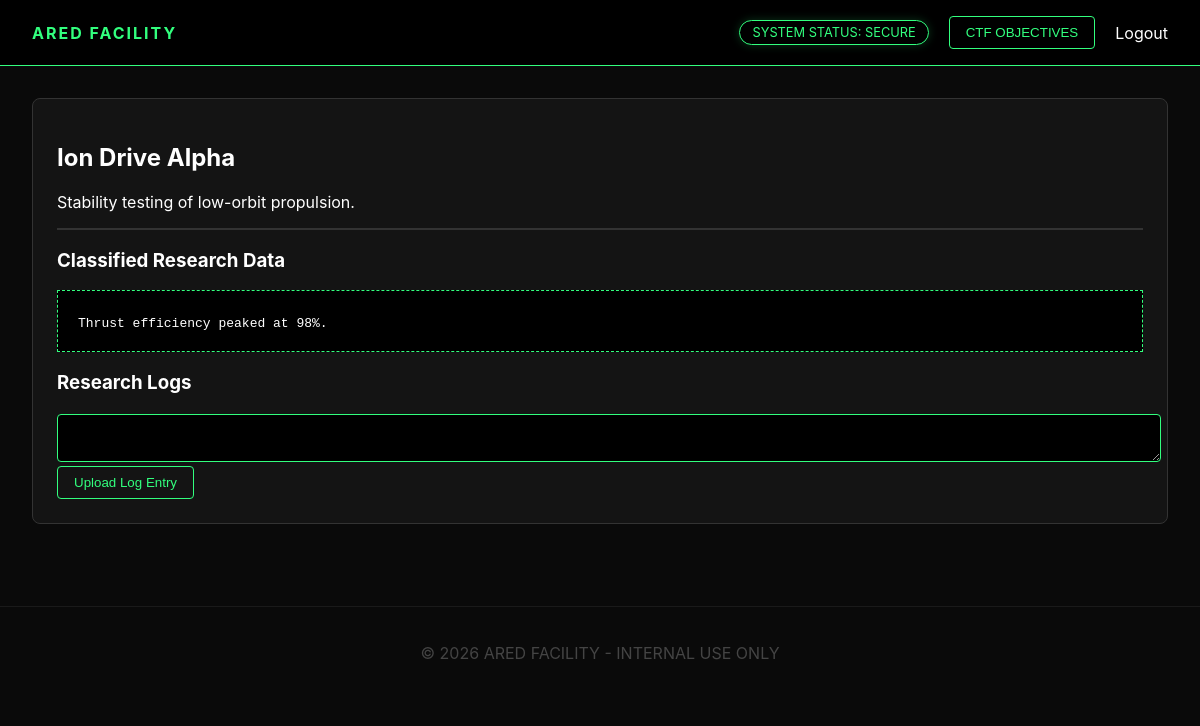
The app's page /view_experiment.php?id=2 (signed in) with its own data.
### tables this page shows
CREATE TABLE experiments (
    id INT AUTO_INCREMENT PRIMARY KEY,
    name VARCHAR(100) NOT NULL,
    description TEXT,
    risk_level ENUM('Normal', 'Sensitive', 'High Risk') DEFAULT 'Normal',
    status ENUM('Active', 'Paused', 'Completed') DEFAULT 'Active',
    lead_researcher VARCHAR(100),
    progress INT DEFAULT 0,
    classified_content TEXT,
    created_at TIMESTAMP DEFAULT CURRENT_TIMESTAMP
);

### includes/auth.php (called while the page is built, shortened)
<?php
function isAdmin() {
    return isset($_SESSION['role']) && $_SESSION['role'] === 'admin';
}

### view_experiment.php (the view, shortened to what this page needs)
<?php
require_once 'config/db.php';
require_once 'includes/auth.php';
$id = $_GET['id'] ?? 0;
$stmt = $pdo->prepare("SELECT * FROM experiments WHERE id = ?");
$stmt->execute([$id]);
$exp = $stmt->fetch();
$is_assigned = false;
$check_stmt = $pdo->prepare("SELECT * FROM assignments WHERE user_id = ? AND experiment_id = ?");
$check_stmt->execute([$_SESSION['user_id'], $id]);
if ($check_stmt->fetch()) $is_assigned = true;
$show_classified = false;
if (isAdmin()) {
    if (isset($_POST['admin_key']) && $_POST['admin_key'] === 'ARED_INTERNAL_2026') {
        $show_classified = true;
    }
} elseif ($is_assigned) {
    $show_classified = true;
}
?>
<?php include 'includes/header.php'; ?>
<div class="container">
    <div class="stat-card">
        <h2><?= htmlspecialchars($exp['name']) ?></h2>
        <p><?= htmlspecialchars($exp['description']) ?></p>
        <hr style="border: 0.5px solid #333;">
        <h3>Classified Research Data</h3>
        <div style="background: #000; padding: 20px; border: 1px dashed var(--lime);">
            <?php if ($show_classified): ?>
                <code><?= htmlspecialchars($exp['classified_content']) ?></code>
            <?php else: ?>
                <p style="color: #e74c3c;">Access Restricted – Not Assigned to This Experiment</p>
            <?php endif; ?>
        </div>
        <h3>Research Logs</h3>
        <?php if ($is_assigned): ?>
        <form method="POST" style="margin-top: 20px;">
            <textarea name="log_content" style="width:100%; background:#000; color:#fff; border: 1px solid var(--lime);"></textarea>
            <button type="submit" class="btn">Upload Log Entry</button>
        </form>
        <?php endif; ?>
    </div>
</div>
<?php include 'includes/footer.php'; ?>

### css/style.css (style rules this page uses)
:root { --bg-black: #0a0a0a; --card-bg: #141414; --lime: #32ff7e; --text-gray: #a0a0a0; --border-glow: rgba(50, 255, 126, 0.2); }
body { background-color: var(--bg-black); background-image: linear-gradient(rgba(50, 255, 126, 0.05) 1px, transparent 1px), linear-gradient(90px, rgba(50, 255, 126, 0.05) 1px, transparent 1px); background-size: 30px 30px; color: #fff; font-family: 'Inter', sans-serif; margin: 0; }
.container { padding: 2rem; max-width: 1200px; margin: auto; }
.stat-card { background: var(--card-bg); padding: 1.5rem; border-radius: 8px; border: 1px solid #333; }
.btn { background: transparent; border: 1px solid var(--lime); color: var(--lime); padding: 8px 16px; cursor: pointer; text-decoration: none; border-radius: 4px; }
select, input[type="text"], input[type="password"], textarea { background: #000; border: 1px solid #333; color: #fff; padding: 8px; border-radius: 4px; outline: none; }

### records on screen
experiments: name "Ion Drive Alpha", description "Stability testing of low-orbit propulsion.", classified_content "Thrust efficiency peaked at 98%."
